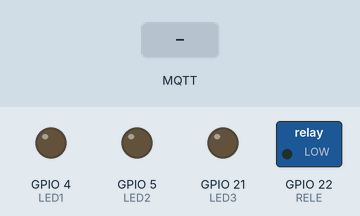
A sketch run on a simulated ESP32. Shown: switched loads named in the sketch (green lamp = pin HIGH), output pins drawn as LEDs (lit = HIGH). The inputs (shaded band) are chosen by the test bench. WiFi joins after 1.5 s; servers stay silent unless stated; random numbers use the default seed unless the sketch sets one; no MQTT or app messages arrive unless stated; what the sketch prints to the serial monitor is not drawn.

Above: at 2.7 s.
2.8 s: MQTT message "LED1ON" arrives on the first subscribed topic
At 3.6 s:
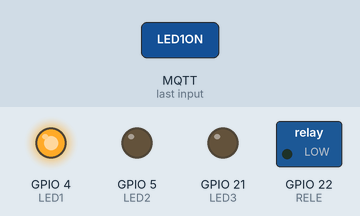
4.3 s: MQTT message "RELEON" arrives on the first subscribed topic
At 4.7 s:
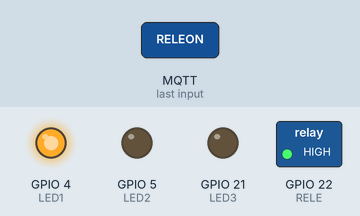
5.8 s: MQTT message "LED1OFF" arrives on the first subscribed topic
At 7.0 s:
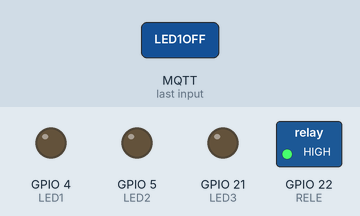
7.3 s: MQTT message "LED2ON" arrives on the first subscribed topic
At 8.2 s:
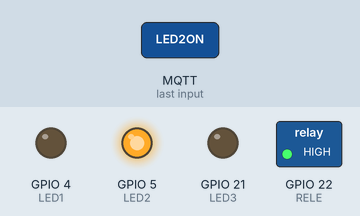
8.8 s: MQTT message "RELEOFF" arrives on the first subscribed topic
At 9.4 s:
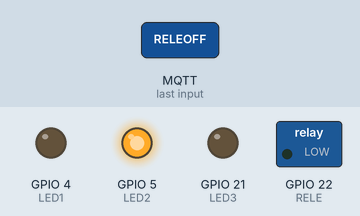
10.3 s: MQTT message "LED3ON" arrives on the first subscribed topic
At 11.7 s:
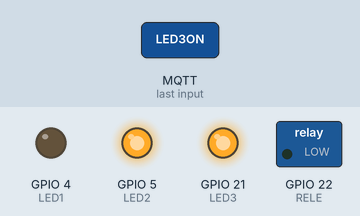
Timing chart, 0 to 12.8 s (numbered marks = the images above; inputs shaded):
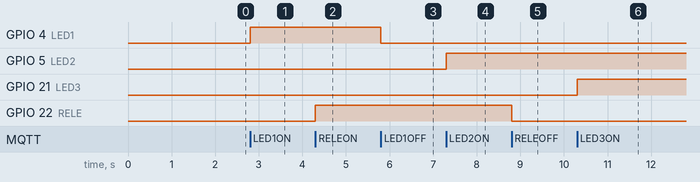

The sketch:

arduino_solar_control.ino
```cpp
/*
 * ESP32 - Feira de Ciências com MQTT
 * Controle pela internet via site público
 *
 * PINOS:
 *   GPIO 4  -> LED 1
 *   GPIO 5  -> LED 2
 *   GPIO 21 -> LED 3
 *   GPIO 22 -> RELÉ (lâmpada real) - opcional
 *
 * BIBLIOTECAS NECESSÁRIAS (instalar pelo Arduino IDE):
 *   1. PubSubClient (por Nick O'Leary) - Sketch > Include Library > Manage Libraries > pesquise "PubSubClient"
 *   2. WiFi (já vem com ESP32)
 *
 * COMO FUNCIONA:
 *   1. ESP32 conecta no WiFi da feira/escola
 *   2. ESP32 conecta no servidor MQTT gratuito (broker.hivemq.com)
 *   3. Pessoa escaneia QR code -> abre site
 *   4. Site envia comandos via MQTT -> ESP32 recebe e liga/desliga
 */

#include <WiFi.h>
#include <PubSubClient.h>

// ===== WIFI DA FEIRA/ESCOLA =====
const char* ssid = "David";               // Hotspot do celular
const char* password = "12895050";         // Senha do hotspot

// ===== MQTT (não precisa mudar) =====
const char* mqtt_server = "broker.emqx.io";
const int mqtt_port = 1883;
// Tópicos únicos para seu projeto (não mude a menos que queira outro ID)
const char* topic_cmd = "feira_solar_2026/cmd";
const char* topic_status = "feira_solar_2026/status";

// ===== PINOS =====
const int LED1 = 4;
const int LED2 = 5;
const int LED3 = 21;
const int RELE = 22;

// ===== ESTADO =====
bool led1State = false;
bool led2State = false;
bool led3State = false;
bool releState = false;

WiFiClient espClient;
PubSubClient mqtt(espClient);

unsigned long lastStatusSend = 0;

void setup() {
  Serial.begin(115200);

  // Pinos
  pinMode(LED1, OUTPUT);
  pinMode(LED2, OUTPUT);
  pinMode(LED3, OUTPUT);
  pinMode(RELE, OUTPUT);
  digitalWrite(LED1, LOW);
  digitalWrite(LED2, LOW);
  digitalWrite(LED3, LOW);
  digitalWrite(RELE, LOW);

  // Conectar WiFi
  Serial.print("Conectando WiFi");
  WiFi.begin(ssid, password);
  while (WiFi.status() != WL_CONNECTED) {
    delay(500);
    Serial.print(".");
  }
  Serial.println();
  Serial.print("WiFi OK! IP: ");
  Serial.println(WiFi.localIP());

  // Configurar MQTT
  mqtt.setServer(mqtt_server, mqtt_port);
  mqtt.setCallback(onMessage);

  connectMQTT();
  Serial.println("Pronto! Aguardando comandos do site...");
}

void loop() {
  if (!mqtt.connected()) {
    connectMQTT();
  }
  mqtt.loop();

  // Enviar status a cada 2 segundos
  if (millis() - lastStatusSend > 2000) {
    lastStatusSend = millis();
    sendStatus();
  }
}

// ===== CONECTAR MQTT =====
void connectMQTT() {
  while (!mqtt.connected()) {
    Serial.print("Conectando MQTT...");
    String clientId = "esp32_solar_" + String(random(0xffff), HEX);
    if (mqtt.connect(clientId.c_str())) {
      Serial.println("OK!");
      mqtt.subscribe(topic_cmd);
      sendStatus();
    } else {
      Serial.print("Falhou (");
      Serial.print(mqtt.state());
      Serial.println(") tentando de novo em 3s...");
      delay(3000);
    }
  }
}

// ===== RECEBER COMANDOS =====
void onMessage(char* topic, byte* payload, unsigned int length) {
  String cmd = "";
  for (unsigned int i = 0; i < length; i++) {
    cmd += (char)payload[i];
  }
  cmd.toUpperCase();
  Serial.print("Comando recebido: ");
  Serial.println(cmd);

  if (cmd == "LED1ON") { led1State = true; digitalWrite(LED1, HIGH); }
  else if (cmd == "LED1OFF") { led1State = false; digitalWrite(LED1, LOW); }
  else if (cmd == "LED2ON") { led2State = true; digitalWrite(LED2, HIGH); }
  else if (cmd == "LED2OFF") { led2State = false; digitalWrite(LED2, LOW); }
  else if (cmd == "LED3ON") { led3State = true; digitalWrite(LED3, HIGH); }
  else if (cmd == "LED3OFF") { led3State = false; digitalWrite(LED3, LOW); }
  else if (cmd == "RELEON") { releState = true; digitalWrite(RELE, HIGH); }
  else if (cmd == "RELEOFF") { releState = false; digitalWrite(RELE, LOW); }
  else if (cmd == "ALLON") {
    led1State = true; led2State = true; led3State = true; releState = true;
    digitalWrite(LED1, HIGH); digitalWrite(LED2, HIGH); digitalWrite(LED3, HIGH); digitalWrite(RELE, HIGH);
  }
  else if (cmd == "ALLOFF") {
    led1State = false; led2State = false; led3State = false; releState = false;
    digitalWrite(LED1, LOW); digitalWrite(LED2, LOW); digitalWrite(LED3, LOW); digitalWrite(RELE, LOW);
  }

  sendStatus();
}

// ===== ENVIAR STATUS =====
void sendStatus() {
  String json = "{\"led1\":";
  json += led1State ? "true" : "false";
  json += ",\"led2\":";
  json += led2State ? "true" : "false";
  json += ",\"led3\":";
  json += led3State ? "true" : "false";
  json += ",\"rele\":";
  json += releState ? "true" : "false";
  json += "}";

  mqtt.publish(topic_status, json.c_str());
}
```

Measured:
- after the input at 2.8 s, GPIO 4 (LED1): LOW → HIGH at once
- after the input at 4.3 s, GPIO 22 (RELE): LOW → HIGH at once
- after the input at 5.8 s, GPIO 4 (LED1): HIGH → LOW at once
- after the input at 7.3 s, GPIO 5 (LED2): LOW → HIGH at once
- after the input at 8.8 s, GPIO 22 (RELE): HIGH → LOW at once
- after the input at 10.3 s, GPIO 21 (LED3): LOW → HIGH at once
